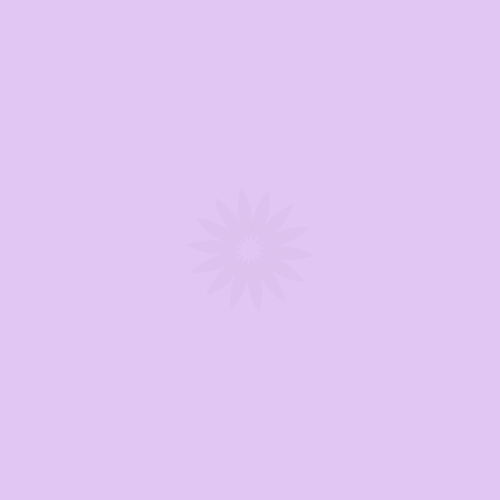
Frame 1 (no input)
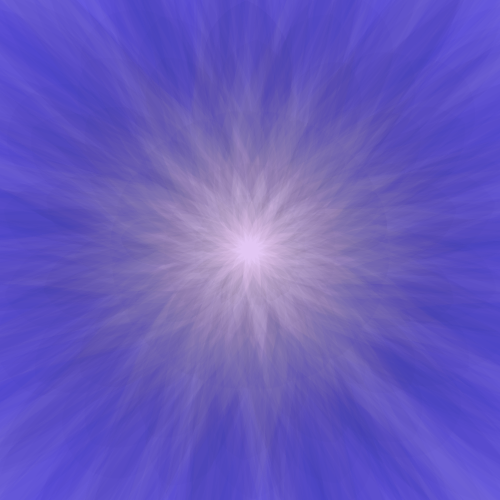
Frame 60 (the mouse pressed at the canvas centre just before this capture)
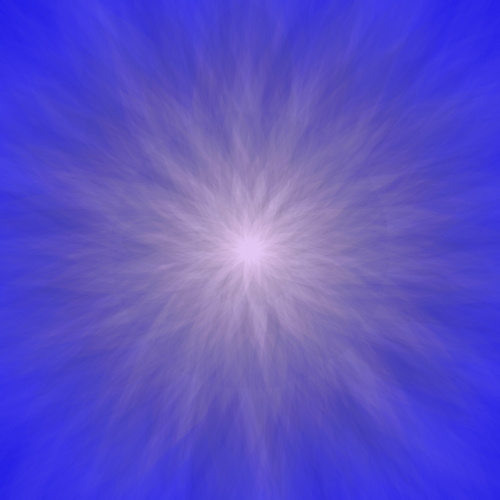
Frame 120 (the mouse held since frame 60 and released just before this capture)

The Processing sketch that drew these frames (run headless with seeded random() and noise(); from frame 60 on, the mouse is pressed at the canvas centre):

// Processing sketch: processing_426
// ── processing_426.pde

/**
Gary George
Created 9-25-08
I started to play around with the scale function... I tried applying it to various
shapes.  I thought I should give it a try with a previous flower program (influence by 
Flowers by Kevin Middleton : http://openprocessing.org/visuals/?visualID=312).  I was
impressed with what resulted and decided to post it
 */

float a = .5;//10.0;
float s = 0.0;

void setup()
{
 size(500,500);
 noStroke();
 rectMode(CENTER);
 frameRate(8);
  background(random(180,250),random(180,250),random(120,250));
 
}

void draw()
{


 a = a + random(0.05,.3);
 s =a;// cos(a)*4;  // original scale code from example had cos()
if(s>0)  {
 translate(width/2, height/2);
 scale(s);
 fill(a,a,a*random(20,25),5);

//triangle(-50,-50,0,50,50,-50);

 translate(0,0); 
 rotate(radians(random(0,360))); //rotates so that the starting point is not always the same
  //number of petals (numPetals) can be varied 
  float numPetals = round(random(9, 21)); //gg-the original program did not round here which kept giving flowers that had petals that were slightly off-gg
  float petalLength = random(20, 100); 
 for (float rot = 0; rot < radians(360); rot += radians(360/(numPetals))) { 
    pushMatrix(); 
    rotate(rot); 
    beginShape(); 
    vertex(10,10); 
    //petal length = distance between x,y params (1st 2 and last 2) below 
    bezierVertex(10,10,55,20,10 + petalLength,10 + petalLength); 
    // to make the petals fatter, increase the 3rd param below 
    //petal length = distance between x,y params (1st 2 and last 2) below 
    bezierVertex(10 + petalLength ,10 + petalLength,20,55,10,10); 
    endShape();     
popMatrix(); 
  }


}
}
